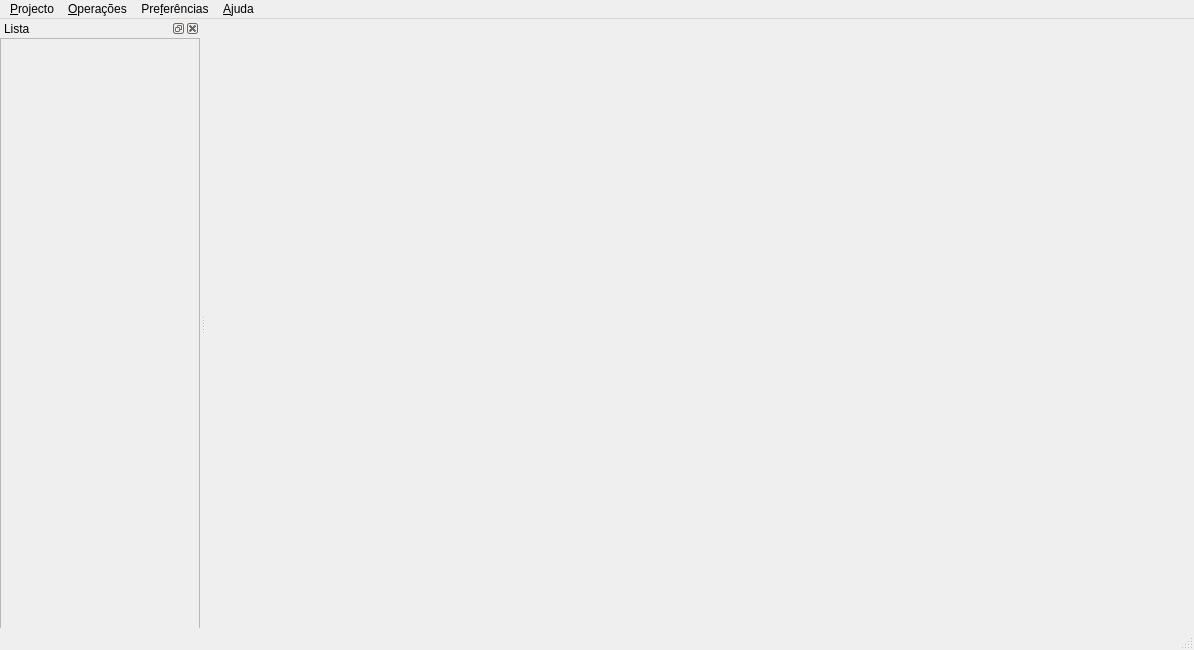
<ui version="4.0" >
 <class>FloorPlan</class>
 <widget class="QMainWindow" name="FloorPlan" >
  <property name="geometry" >
   <rect>
    <x>0</x>
    <y>0</y>
    <width>1194</width>
    <height>650</height>
   </rect>
  </property>
  <property name="sizePolicy" >
   <sizepolicy vsizetype="Preferred" hsizetype="Preferred" >
    <horstretch>1</horstretch>
    <verstretch>1</verstretch>
   </sizepolicy>
  </property>
  <property name="windowTitle" >
   <string>Floor Plan</string>
  </property>
  <widget class="QWidget" name="centralwidget" />
  <widget class="QMenuBar" name="menubar" >
   <property name="geometry" >
    <rect>
     <x>0</x>
     <y>0</y>
     <width>1194</width>
     <height>26</height>
    </rect>
   </property>
   <widget class="QMenu" name="menuFicheiro" >
    <property name="title" >
     <string>&amp;Projecto</string>
    </property>
    <widget class="QMenu" name="menu_Novo" >
     <property name="title" >
      <string>&amp;Novo</string>
     </property>
    </widget>
    <widget class="QMenu" name="menuRecentes" >
     <property name="title" >
      <string>&amp;Recentes</string>
     </property>
    </widget>
    <addaction name="menu_Novo" />
    <addaction name="actionAbrir" />
    <addaction name="menuRecentes" />
    <addaction name="separator" />
    <addaction name="actionSair" />
   </widget>
   <widget class="QMenu" name="menuOpera_es" >
    <property name="title" >
     <string>&amp;Operações</string>
    </property>
    <addaction name="actionImprimir" />
    <addaction name="actionCopiar" />
    <addaction name="actionGuardar_como_imagem" />
    <addaction name="actionMemoria_Descritiva" />
    <addaction name="separator" />
    <addaction name="actionAumentar_Zoom" />
    <addaction name="actionDiminuir_Zoom" />
    <addaction name="separator" />
   </widget>
   <widget class="QMenu" name="menuAcerca" >
    <property name="title" >
     <string>&amp;Ajuda</string>
    </property>
    <addaction name="actionAjuda" />
    <addaction name="separator" />
    <addaction name="actionDocumenta_o" />
    <addaction name="separator" />
    <addaction name="actionAcerca_de_FloorPlan" />
    <addaction name="actionAcerca_do_Qt" />
   </widget>
   <widget class="QMenu" name="menuPre_ferencias" >
    <property name="title" >
     <string>Pre&amp;ferências</string>
    </property>
    <addaction name="actionEditar_Preferencias" />
   </widget>
   <addaction name="menuFicheiro" />
   <addaction name="menuOpera_es" />
   <addaction name="menuPre_ferencias" />
   <addaction name="menuAcerca" />
  </widget>
  <widget class="QStatusBar" name="statusbar" />
  <widget class="QDockWidget" name="SvgList" >
   <property name="sizePolicy" >
    <sizepolicy vsizetype="Expanding" hsizetype="Maximum" >
     <horstretch>0</horstretch>
     <verstretch>0</verstretch>
    </sizepolicy>
   </property>
   <property name="minimumSize" >
    <size>
     <width>200</width>
     <height>600</height>
    </size>
   </property>
   <property name="features" >
    <set>QDockWidget::DockWidgetClosable|QDockWidget::DockWidgetFloatable</set>
   </property>
   <property name="windowTitle" >
    <string>Lista</string>
   </property>
   <attribute name="dockWidgetArea" >
    <number>1</number>
   </attribute>
   <widget class="QWidget" name="dockWidgetContents" >
    <widget class="QScrollArea" name="scrollArea" >
     <property name="geometry" >
      <rect>
       <x>0</x>
       <y>0</y>
       <width>200</width>
       <height>1000</height>
      </rect>
     </property>
     <property name="minimumSize" >
      <size>
       <width>150</width>
       <height>1000</height>
      </size>
     </property>
     <property name="widgetResizable" >
      <bool>true</bool>
     </property>
     <widget class="QWidget" name="scrollAreaWidgetContents" >
      <property name="geometry" >
       <rect>
        <x>0</x>
        <y>0</y>
        <width>196</width>
        <height>996</height>
       </rect>
      </property>
     </widget>
    </widget>
   </widget>
  </widget>
  <action name="actionAbrir" >
   <property name="text" >
    <string>&amp;Abrir</string>
   </property>
  </action>
  <action name="actionSair" >
   <property name="text" >
    <string>&amp;Sair</string>
   </property>
  </action>
  <action name="actionImprimir" >
   <property name="text" >
    <string>Imprimir</string>
   </property>
  </action>
  <action name="actionGuardar_como_imagem" >
   <property name="text" >
    <string>Guardar como imagem</string>
   </property>
  </action>
  <action name="actionCopiar" >
   <property name="text" >
    <string>Copiar</string>
   </property>
  </action>
  <action name="actionDocumenta_o" >
   <property name="text" >
    <string>Documentação</string>
   </property>
  </action>
  <action name="actionAcerca_de_FloorPlan" >
   <property name="text" >
    <string>Acerca de FloorPlan</string>
   </property>
  </action>
  <action name="actionAcerca_do_Qt" >
   <property name="text" >
    <string>Acerca do Qt</string>
   </property>
  </action>
  <action name="actionAjuda" >
   <property name="text" >
    <string>Ajuda</string>
   </property>
  </action>
  <action name="actionMemoria_Descritiva" >
   <property name="text" >
    <string>Memoria Descritiva</string>
   </property>
  </action>
  <action name="actionAumentar_Zoom" >
   <property name="text" >
    <string>Aumentar Zoom </string>
   </property>
  </action>
  <action name="actionDiminuir_Zoom" >
   <property name="text" >
    <string>Diminuir Zoom</string>
   </property>
  </action>
  <action name="actionEditar_Preferencias" >
   <property name="text" >
    <string>Editar &amp;Preferências</string>
   </property>
   <property name="shortcut" >
    <string>Ctrl+P</string>
   </property>
  </action>
 </widget>
 <resources/>
 <connections/>
</ui>
